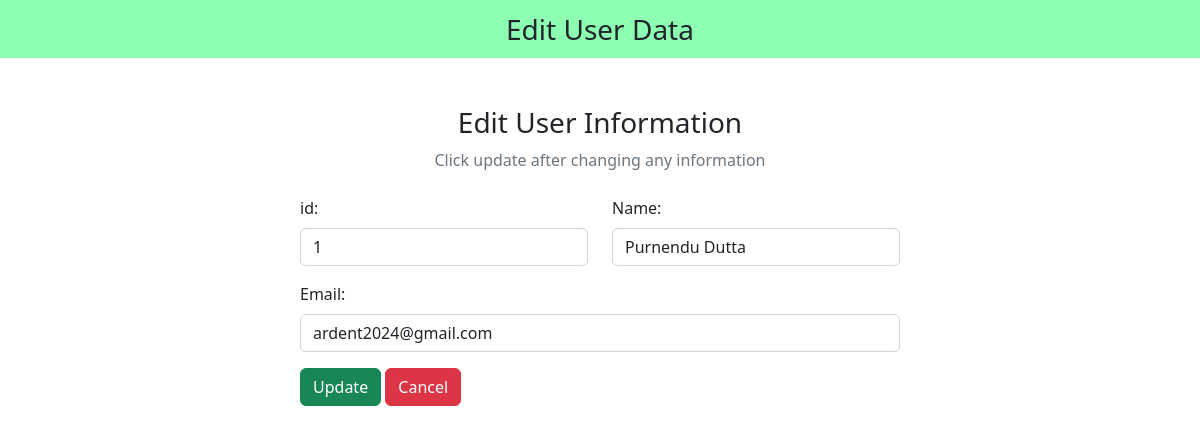
The page /admin/edit.php?id=1 on the database as committed earlier.
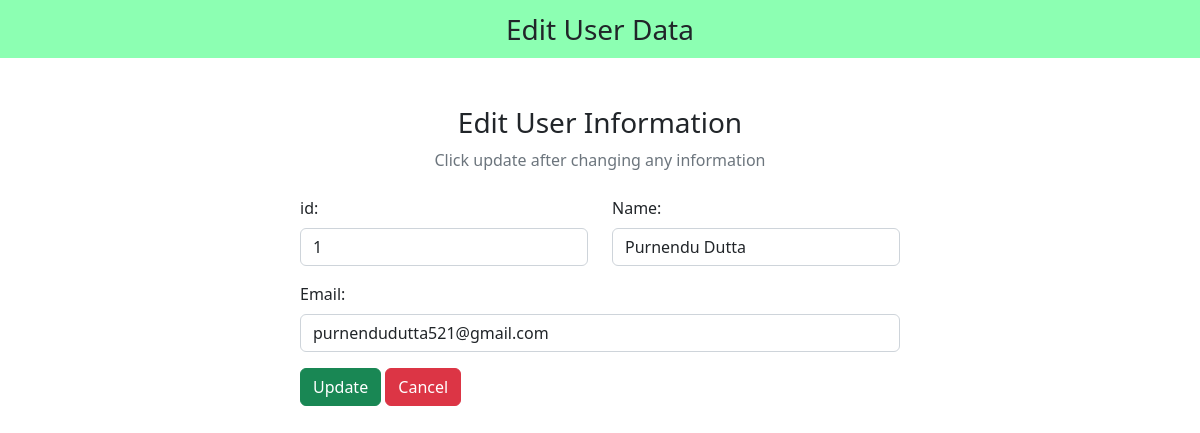
The same page on the database as committed later.
### tables this page shows
CREATE TABLE `user_form` (
  `id` int(255) NOT NULL,
  `name` varchar(255) NOT NULL,
  `email` varchar(255) NOT NULL,
  `password` varchar(255) NOT NULL,
  `user_type` varchar(255) NOT NULL DEFAULT 'user'
);

### admin/edit.php (the view, shortened to what this page needs)
<?php
include "..\Log in\config.php";
$id = $_GET["id"];
?>
<!DOCTYPE html>
<html lang="en">
<head>
  <link href="https://cdn.jsdelivr.net/npm/bootstrap@5.2.3/dist/css/bootstrap.min.css" rel="stylesheet">
  <link rel="stylesheet" href="https://cdnjs.cloudflare.com/ajax/libs/font-awesome/6.4.0/css/all.min.css" />
</head>
<body>
  <nav class="navbar navbar-light justify-content-center fs-3 mb-5" style="background-color: #00ff5573;">
  Edit User Data
  </nav>
  <div class="container">
    <div class="text-center mb-4">
      <h3>Edit User Information</h3>
      <p class="text-muted">Click update after changing any information</p>
    </div>
    <?php
    $sql = "SELECT * FROM `user_form` WHERE id = $id LIMIT 1";
    $result = mysqli_query($conn, $sql);
    $row = mysqli_fetch_assoc($result);
    ?>
    <div class="container d-flex justify-content-center">
      <form action="" method="post" style="width:50vw; min-width:300px;">
        <div class="row mb-3">
          <div class="col">
            <label class="form-label">id:</label>
            <input type="text" class="form-control" name="id" value="<?php echo $row['id'] ?>">
          </div>
          <div class="col">
            <label class="form-label">Name:</label>
            <input type="text" class="form-control" name="name" value="<?php echo $row['name'] ?>">
          </div>
        </div>
        <div class="mb-3">
          <label class="form-label">Email:</label>
          <input type="email" class="form-control" name="email" value="<?php echo $row['email'] ?>">
        </div>
        <div>
          <button type="submit" class="btn btn-success" name="submit">Update</button>
          <a href="..\admin\admin.php" class="btn btn-danger">Cancel</a>
        </div>
      </form>
    </div>
  </div>
</body>
</html>

Rows that differ between the two databases and show on the page:
changed user_form "Purnendu Dutta": email "ardent2024@gmail.com" → "purnendudutta521@gmail.com"
